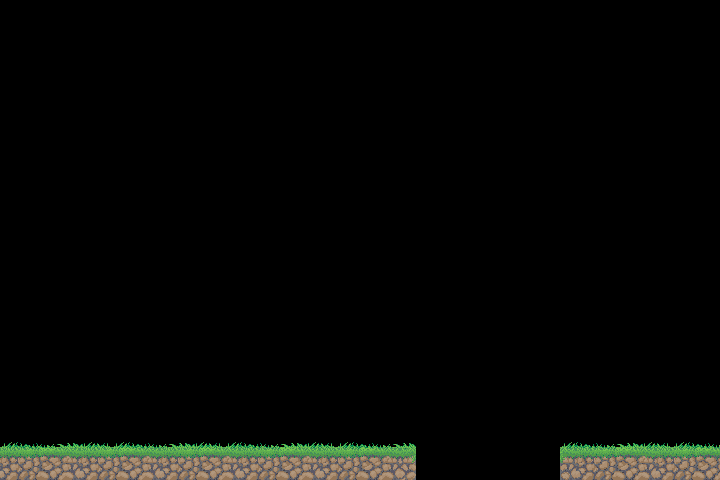

A 2D game scene composited from a Tiled map and its tileset images. What follows is a short description and the map's XML, with each tile layer's data collapsed to a summary:
An orthogonal 45x30 tile map with 16x16 px tiles, 3 tile layers (collision, Grass 0, Grass 1), 2 tilesets.

<map version="1.0" orientation="orthogonal" width="45" height="30" tilewidth="16" tileheight="16">
 <tileset firstgid="1" name="collision" tilewidth="16" tileheight="16">
  <image source="red.png" width="128" height="51" />
 </tileset>
 <tileset firstgid="25" name="grasstile" tilewidth="16" tileheight="16">
  <image source="grasstile.png" width="144" height="80" />
 </tileset>
 <layer name="collision" width="45" height="30">
  <data>[1350 cells, 72 non-empty, 1 distinct tile ids]</data>
 </layer>
 <layer name="Grass 0" width="45" height="30">
  <data>[1350 cells, 72 non-empty, 14 distinct tile ids]</data>
 </layer>
 <layer name="Grass 1" width="45" height="30">
  <data>[1350 cells, 36 non-empty, 7 distinct tile ids]</data>
 </layer>
</map>
